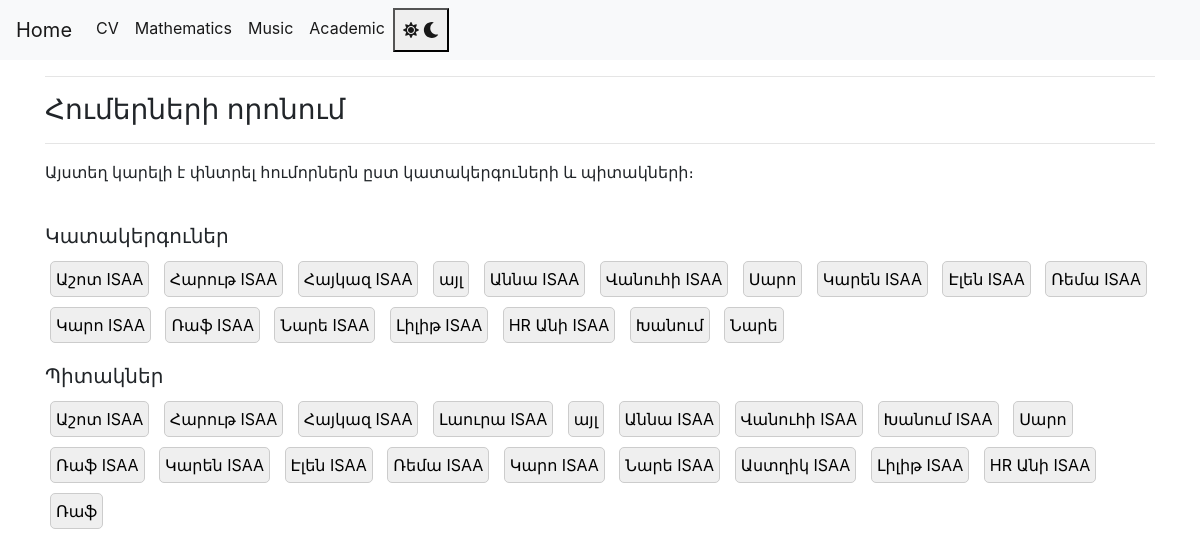
/humor-isaa, run on the app's committed database.
### tables this page shows
CREATE TABLE humorists (
    id INTEGER PRIMARY KEY,
    humorist TEXT NOT NULL
);

CREATE TABLE tags (
    id INTEGER PRIMARY KEY,
    tag TEXT NOT NULL
);

### main.py (the view)
@app.route('/humor-isaa')
def humor_isaa():
    return humor_category("ISAA")

### main.py (called while the page is built)
def get_db_connection():
    conn = sqlite3.connect('database.db')
    conn.row_factory = sqlite3.Row
    return conn

### templates/search_humors.html (shortened to what this page needs)
{% extends 'base.html' %}
{% block content %}
<hr>
<h3>Հումերների որոնում</h3>
<hr>
<p>Այստեղ կարելի է փնտրել հումորներն ըստ կատակերգուների և պիտակների։</p>
<br>
<h5>Կատակերգուներ</h5>
<p>{% for humorist in humorists %}
    <button class="humorist-frame">{{ humorist }}</button>
    {% endfor %}
</p>
<h5>Պիտակներ</h5>
<p>{% for tag in tags %}
    <button class="tag-frame" id="tag-{{ loop.index }}" data-tag="{{ tag }}">{{ tag }}</button>
    {% endfor %}
</p>
{% endblock %}

### static/css/style.css (style rules this page uses)
:root { --bg-color-light: #ffffff; --text-color-light: #000000; --selected-bg-light: #2fff00; --bg-color-dark: #1f1f1f; --text-color-dark: #ffffff; --border-color-dark: #ccc; --selected-bg-dark: #007f00; }
body { background-color: var(--bg-color-light); color: var(--text-color-light); }
.tag-frame, .humorist-frame, .censor-frame { border: 1px solid var(--border-color-dark); border-radius: 5px; padding: 5px; margin: 5px; display: inline-block; }

### data on the page
humorists: humorist "Աշոտ ISAA"
humorists: humorist "Հարութ ISAA"
humorists: humorist "Հայկազ ISAA"
humorists: humorist "այլ"
humorists: humorist "Աննա ISAA"
humorists: humorist "Վանուհի ISAA"
humorists: humorist "Սարո"
humorists: humorist "Կարեն ISAA"
humorists: humorist "Էլեն ISAA"
humorists: humorist "Ռեմա ISAA"
humorists: humorist "Կարո ISAA"
humorists: humorist "Ռաֆ ISAA"
humorists: humorist "Նարե ISAA"
humorists: humorist "Լիլիթ ISAA"
humorists: humorist "HR Անի ISAA"
humorists: humorist "Խանում"
humorists: humorist "Նարե"
tags: tag "Աշոտ ISAA"
tags: tag "Հարութ ISAA"
tags: tag "Հայկազ ISAA"
tags: tag "Լաուրա ISAA"
tags: tag "այլ"
tags: tag "Աննա ISAA"
tags: tag "Վանուհի ISAA"
tags: tag "Խանում ISAA"
tags: tag "Սարո"
tags: tag "Ռաֆ ISAA"
tags: tag "Կարեն ISAA"
tags: tag "Էլեն ISAA"
tags: tag "Ռեմա ISAA"
tags: tag "Կարո ISAA"
tags: tag "Նարե ISAA"
tags: tag "Աստղիկ ISAA"
tags: tag "Լիլիթ ISAA"
tags: tag "HR Անի ISAA"
tags: tag "Ռաֆ"
